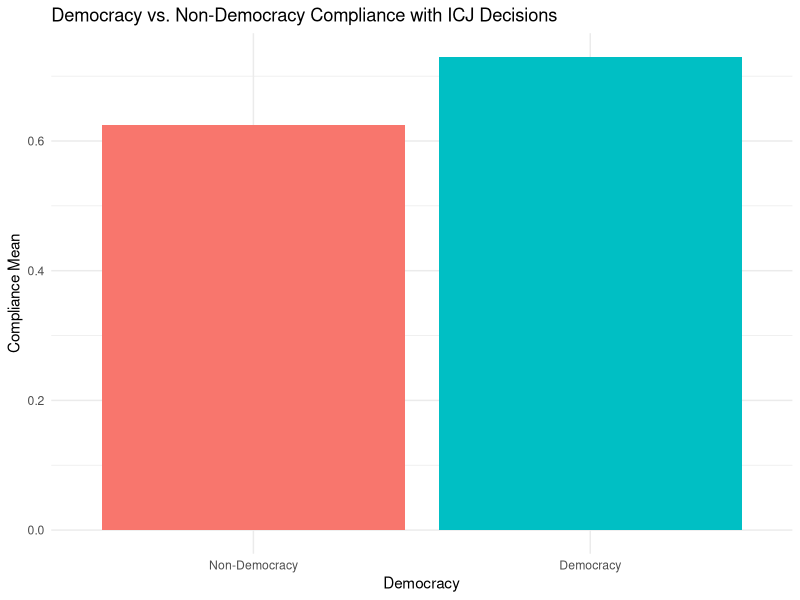
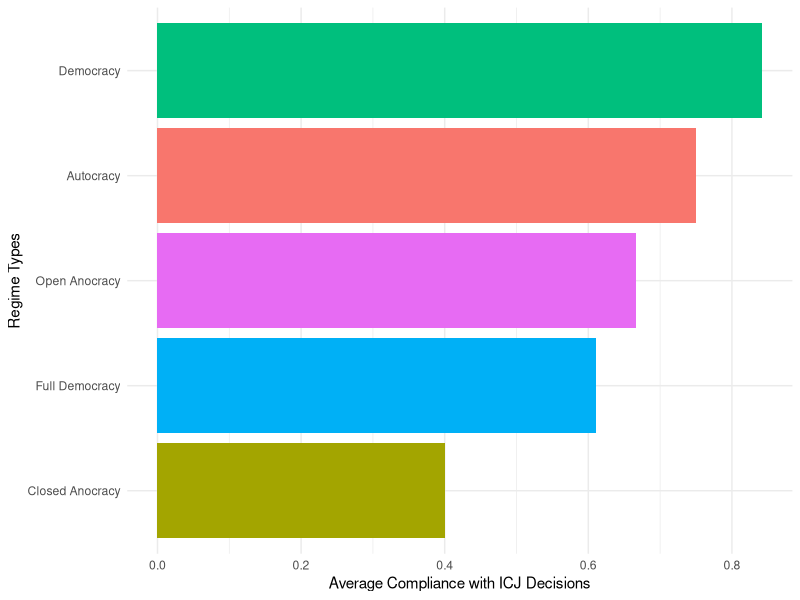
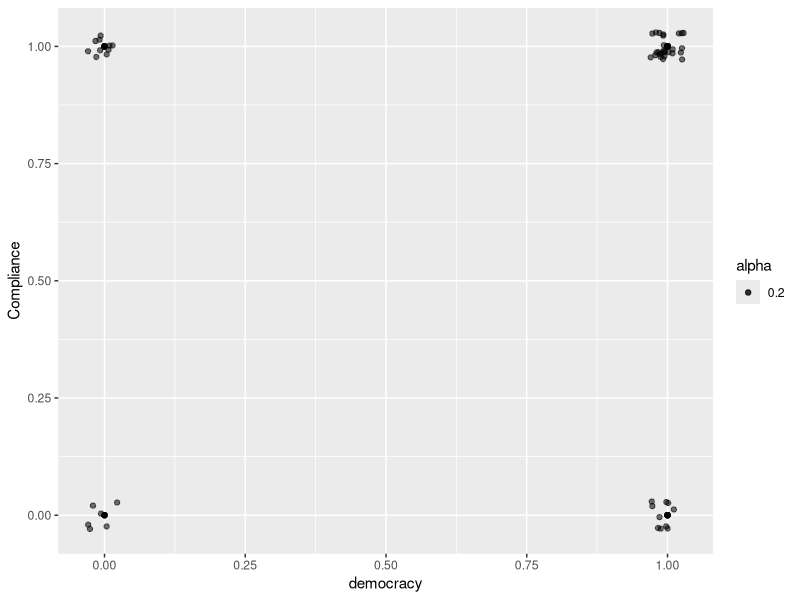
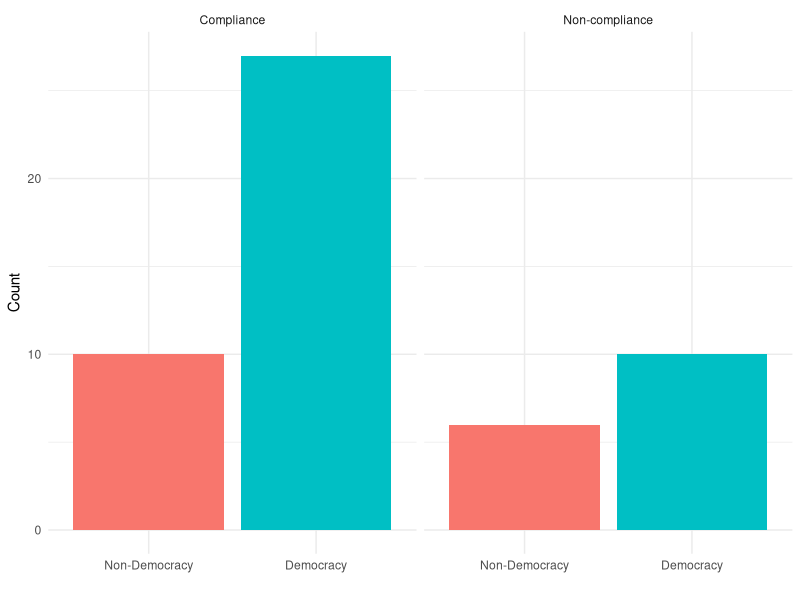
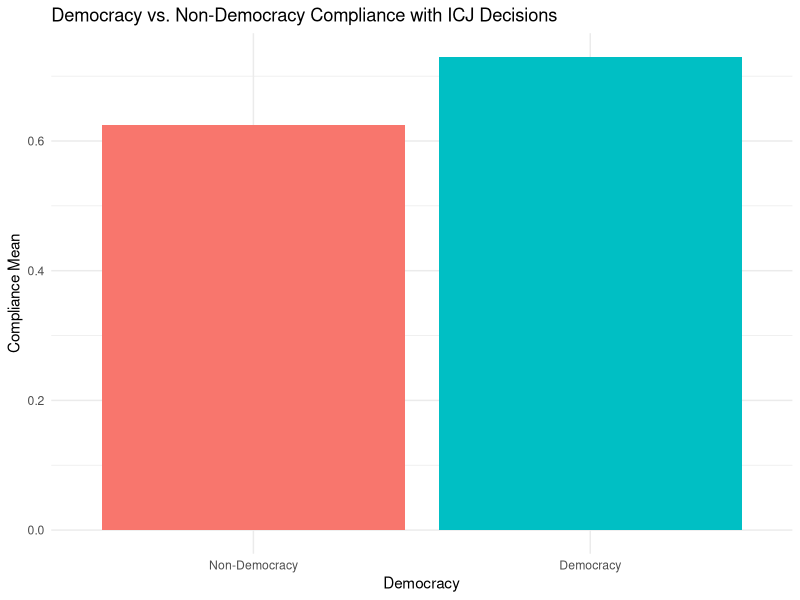

Source code (R) for these figures, in order:
## ---- chunk 1
library(tidyverse)
library(ggplot2)
icj_comp <- read_csv("icjcompliance2.csv")
icj_comp

## democracy vs. non-democracy barplot
comp_mean_dem <- icj_comp |>
  drop_na() |>
    mutate(
    democracy = if_else(`Time-Varying Polity Score` >= 6, 1, 0)) |>
  group_by(democracy) |>
  summarize(comp_mean =  mean(Compliance, na.rm = TRUE)) 
comp_mean_dem

comp_mean_plot <- ggplot(comp_mean_dem, 
       mapping = aes(
      x = factor(democracy),
      y = comp_mean,
      fill = factor(democracy))) +
  geom_col() +
  theme_minimal() +
  labs(x = "Democracy",
       y = "Compliance Mean",
       title = "Democracy vs. Non-Democracy Compliance with ICJ Decisions") +
  scale_x_discrete(labels = c("Non-Democracy", "Democracy")) +
  theme(legend.position = "none")
comp_mean_plot

ggsave("comp_mean_plot.png")
## ---- chunk 2
comp_pol <- icj_comp |>
  drop_na() |>
    mutate(
    level_of_dem = case_when(
      `Time-Varying Polity Score` == 10 ~ "Full Democracy",
      `Time-Varying Polity Score` < 10 & `Time-Varying Polity Score` >= 6 ~ "Democracy",
      `Time-Varying Polity Score` < 6 & `Time-Varying Polity Score` >= 1 ~ "Open Anocracy",
      `Time-Varying Polity Score` < 1 & `Time-Varying Polity Score` >= -5 ~ "Closed Anocracy",
      `Time-Varying Polity Score` < -5 & `Time-Varying Polity Score` >= -10 ~ "Autocracy",
    )) |>
  group_by(level_of_dem) |>
  summarize(comp_mean =  mean(Compliance, na.rm = TRUE)) 

comp_pol_plot <- comp_pol |>
  ggplot(aes(x = comp_mean,
         y = fct_reorder(level_of_dem, comp_mean),
         fill = level_of_dem)) +
  geom_col() +
  theme_minimal() +
  labs(x = "Average Compliance with ICJ Decisions",
       y = "Regime Types") +
  theme(legend.position = "none")
comp_pol_plot
## ---- chunk 3
icj_comp_bin <- icj_comp |>
  drop_na() |>
    mutate(
    democracy = if_else(`Time-Varying Polity Score` >= 6, 1, 0),
    compliance = if_else(Compliance == 1, "Compliance", "Non-compliance"))

comp_mean_plot2 <- ggplot(icj_comp_bin, 
       mapping = aes(
      x = democracy,
      y = Compliance, alpha = 0.2)) +
  geom_point() +
    geom_jitter(width = 0.03, height = 0.03)
comp_mean_plot2
## ---- chunk 4
dem_comp_plot <- icj_comp_bin |>
  ggplot(aes(x = as.factor(democracy),
             fill = as.factor(democracy))) +
  geom_bar(binwidth = 1) +
  scale_x_discrete(labels = c("Non-Democracy", "Democracy")) +
  labs(x = "",
       y = "Count") +
  facet_wrap(~ compliance) +
  theme_minimal() +
  theme(legend.position = "none")
dem_comp_plot
## ---- chunk 5
library(broom)
fit1 <- lm(comp_mean ~ democracy, data = comp_mean_dem)
fit1

fit1 |>
  broom::tidy() |>
  dplyr::select(term, estimate) |>
  knitr::kable(caption = "Coefficient Estimates for a Model Fitted to Estimate Variation in Compliance")

summary(fit1)

fit2 <- glm(Compliance ~ `Time-Varying Polity Score`, data = icj_comp_bin, family = binomial())
fit2
summary(fit2)

fit2 |>
  broom::tidy() |>
  knitr::kable(caption = "Coefficient Estimates for a Model Fitted to Estimate Variation in Compliance", digits = c(0,2,3,2,3), col.names = c("Predictor", "Estimate", "Std. Error", "Statistic", "P-value"))

fit3 <- glm(Compliance ~ `Time-Varying Polity Score` + `Judgement Year`, data = icj_comp_bin, family = binomial())
fit3
summary(fit3)

fit3 |>
  tidy() |>
  knitr::kable(caption = "Coefficient Estimates for a Model Fitted to Estimate Variation in Compliance",
        col.names = c("Predictor", "Estimate", "Std. Error", "Statistic", "P-value"))
